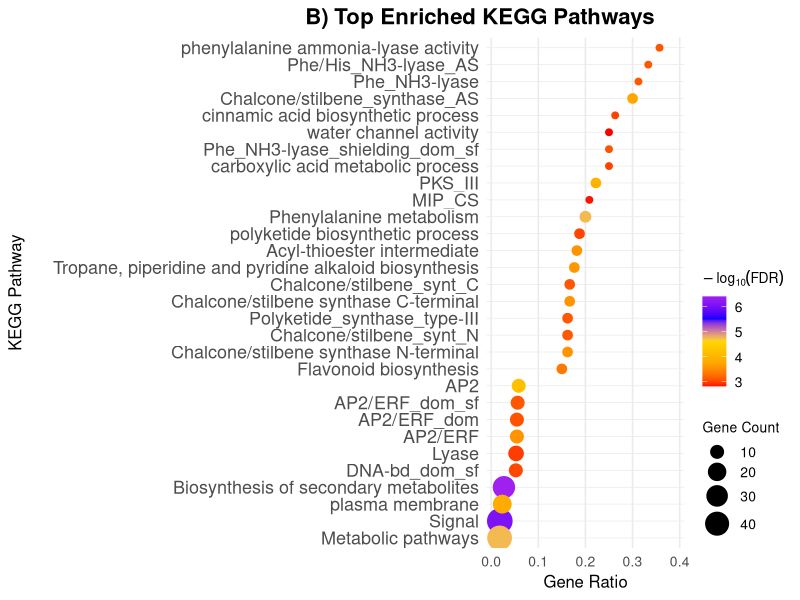

This chart was generated by the following R code: (Note: this script raises an error after producing the figure.)
library(ggplot2)
library(dplyr)
library(readr)
library(patchwork)

# Load KEGG functional annotation chart from DAVID
kegg <- read.delim("KEGG_functional_annotation_chart.txt", header = TRUE, sep = "\t", quote = "")

# Clean KEGG data
kegg_clean <- kegg %>%
  filter(!is.na(Benjamini) & Benjamini < 0.05) %>%
  mutate(
    GeneRatio = Count / Pop.Hits,
    neg_log10_FDR = -log10(Benjamini),
    Count = as.numeric(Count),
    Term_clean = Term %>%
      gsub("^.*[:~]", "", .) %>%
      gsub(" \\(.*\\)", "", .)
  )

# Select top 30 pathways
top_n <- 30
kegg_top <- kegg_clean %>% arrange(Benjamini) %>% slice(1:top_n)

# === KEGG dot plot with tighter right-side legend ===
kegg_dotplot <- ggplot(kegg_top, aes(x = GeneRatio, y = reorder(Term_clean, GeneRatio))) +
  geom_point(aes(size = Count, color = neg_log10_FDR)) +
  scale_color_gradientn(
    colors = c("red", "orange", "gold", "blue", "purple"),
    name = expression(-log[10](FDR))
  ) +
  scale_size_continuous(name = "Gene Count", range = c(2, 8)) +
  scale_x_continuous(limits = c(0, 0.4), expand = c(0, 0.01)) + 
  theme_minimal(base_size = 12) +
  labs(
    title = "B) Top Enriched KEGG Pathways",
    x = "Gene Ratio",
    y = "KEGG Pathway"
  ) +
  guides(
    color = guide_colorbar(order = 1),
    size = guide_legend(order = 2)
  ) +
  theme(
    legend.position = "right",
    legend.justification = c("center", "bottom"),
    legend.box.margin = margin(t = 0, r = 0, b = 2, l = -5),  # move legend closer
    legend.key.width = unit(1.2, "lines"),
    legend.key.height = unit(0.9, "lines"),
    legend.text = element_text(size = 10),
    legend.title = element_text(size = 10),
    axis.text.y = element_text(size = 13),
    axis.text.x = element_text(size = 10),
    axis.title.y = element_text(margin = margin(r = 20)),
    plot.title = element_text(size = 16, face = "bold", hjust = 1.2),
    panel.grid.minor = element_blank(),
    panel.grid.major.y = element_line(color = "gray90", linewidth = 0.2)
  )

# === GO dot plot with tighter right-side legend ===
GO_dotplot <- GO_dotplot +
  theme(
    legend.position = "right",
    legend.justification = c("center", "bottom"),
    legend.box.margin = margin(t = 0, r = 0, b = 2, l = 0),  # move legend closer
    legend.key.width = unit(1.2, "lines"),
    legend.key.height = unit(0.9, "lines"),
    legend.text = element_text(size = 10),
    axis.text.y = element_text(size = 13),
    axis.text.x = element_text(size = 10),
    plot.title = element_text(size = 16, face = "bold", hjust = 1),
    legend.title = element_text(size = 10)
  )

# === Combine both plots side by side ===
combined_dotplots <- GO_dotplot + kegg_dotplot + plot_layout(widths = c(1, 1.2))

# === Save final output ===
ggsave("GO_KEGG_dotplots_combined.png",
       plot = combined_dotplots,
       width = 16, height = 10, dpi = 600)

# Show the result
print(combined_dotplots)



